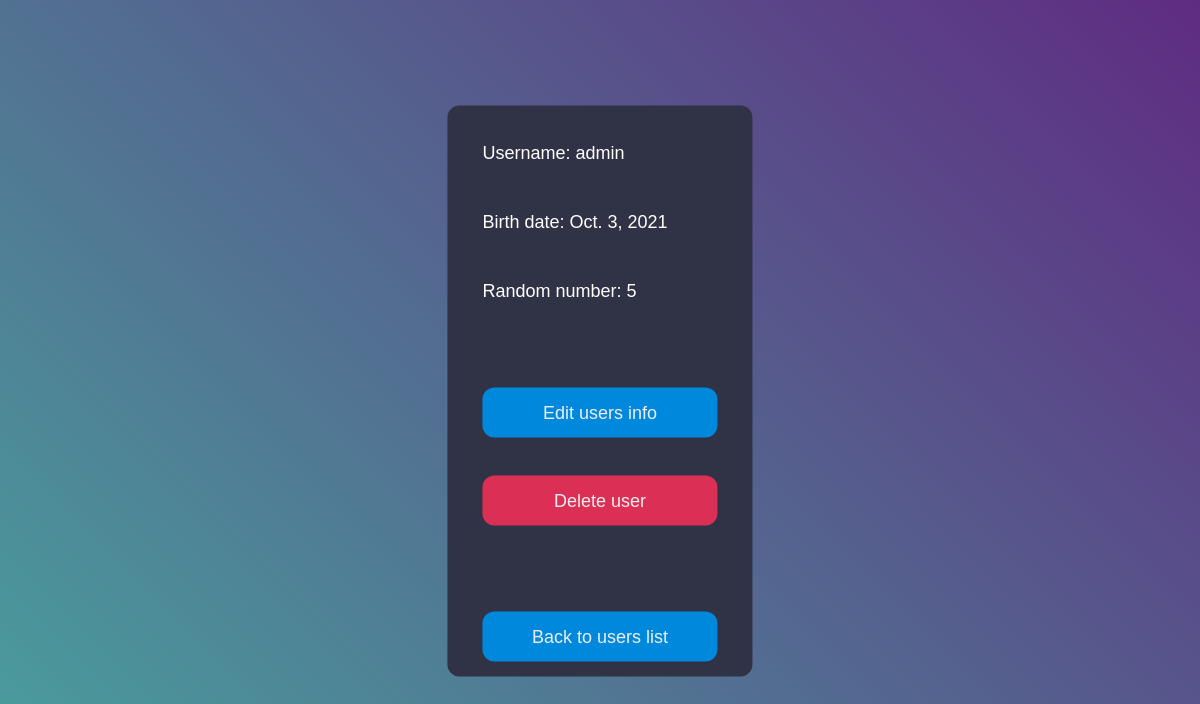
Screenshot of /user_info/1 with the database file from the repository.
### my_app/models.py (models this page shows, shortened)
class User(AbstractUser):
    birth_date = models.DateField(help_text='Year-Month-Day')
    random_number = models.PositiveIntegerField(editable=False, default=get_rnd)

### my_app/views.py (the view)
# urls.py: path('user_info/<pk>', UserInfo.as_view(), name='user_details'),
class UserInfo(DataMixin, DetailView):
    pass

### my_app/templates/my_app/user_detail.html (shortened to what this page needs)
{% extends "base.html" %}
{% block content %}
    <div class="input">
    <p>Username: {{ object.username }}</p>
    <p>Birth date: {{ object.birth_date }}</p>
    <p>Random number: {{ object.random_number }}</p>
    <p>
        <a href="{% url 'user_update' object.pk %}"><button class="submit">Edit users info</button></a>
        <a href="{% url 'user_delete' object.pk %}"><button class="delete_btn">Delete user</button></a>
    </p>
    <p>
        <a href="{% url 'users_list' %}"><button class="submit">Back to users list</button></a>
    </p>
    </div>
{% endblock %}

### my_app/static/my_app/style.css (style rules this page uses)
html, body { height: 100%; }
p { border: #65657b; padding: 15px; color: #fff; }
body { margin: 0; background: -webkit-linear-gradient(45deg, #49a09d, #5f2c82); background: linear-gradient(45deg, #49a09d, #5f2c82); font-family: sans-serif; font-weight: 100; }
.input { background-color: #303245; border-radius: 12px; border: 0; box-sizing: border-box; color: #eee; font-size: 18px; height: 100%; outline: 0; padding: 4px 20px 0; width: 100%; }
.submit { background-color: #08d; border-radius: 12px; border: 0; box-sizing: border-box; color: #eee; cursor: pointer; font-size: 18px; height: 50px; margin-top: 38px; // outline: 0; text-align: center; width: 100%; }
.delete_btn { background-color: #dc2f55; border-radius: 12px; border: 0; box-sizing: border-box; color: #eee; cursor: pointer; font-size: 18px; height: 50px; margin-top: 38px; // outline: 0; text-align: center; width: 100%; }

### rows the page displays
User: username "admin", birth_date "Oct. 3, 2021", random_number "5"
